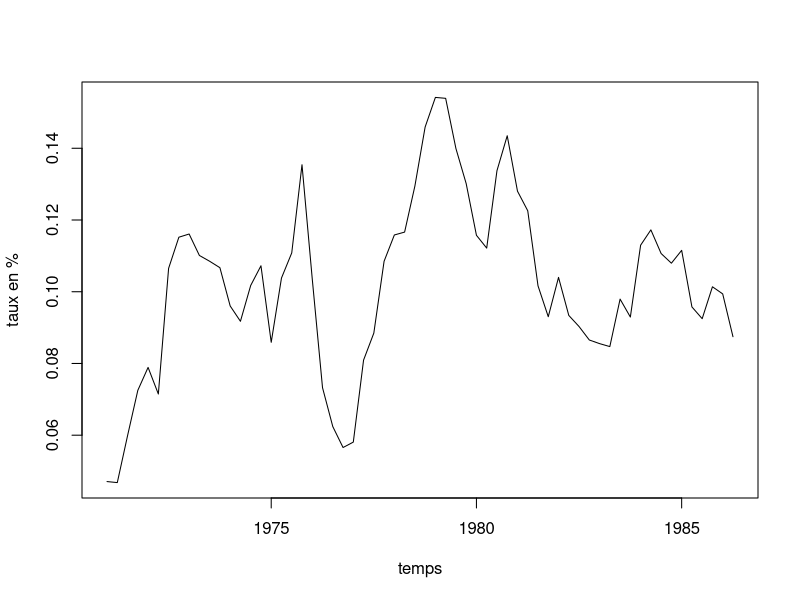

The R source for this figure: (Note: this script raises an error after producing the figure.)
## ---- chunk 1
require(urca)
data(UKpppuip)
## ---- chunk 2
View(UKpppuip)
## ---- chunk 3
taux=ts(UKpppuip$i1,start=c(1971,1),frequency=4)
attach(UKpppuip,warn.conflicts=FALSE)
plot(taux,type='l',xlab='temps',ylab='taux en %')
## ---- chunk 4
taux.df0 <- ur.df(y=taux, lags = 6, type= 'drift')
summary(taux.df0)
## ---- chunk 5
taux.df0 <- ur.df(y=taux, lags = 1, type= 'drift')
summary(taux.df0)
## ---- chunk 6
library(tseries)
adf.test(taux)
## ---- chunk 7
# La série contient-elle une moyenne mobile?
acf(X,ci.type="ma")
## ---- chunk 8
# La série contient-elle un auto regressif?
pacf(X)
## ---- chunk 9
library(forecast) # Pour pouvoir utiliser le modèle Arima
model<- Arima(X,order=c(1,0,2))
model
